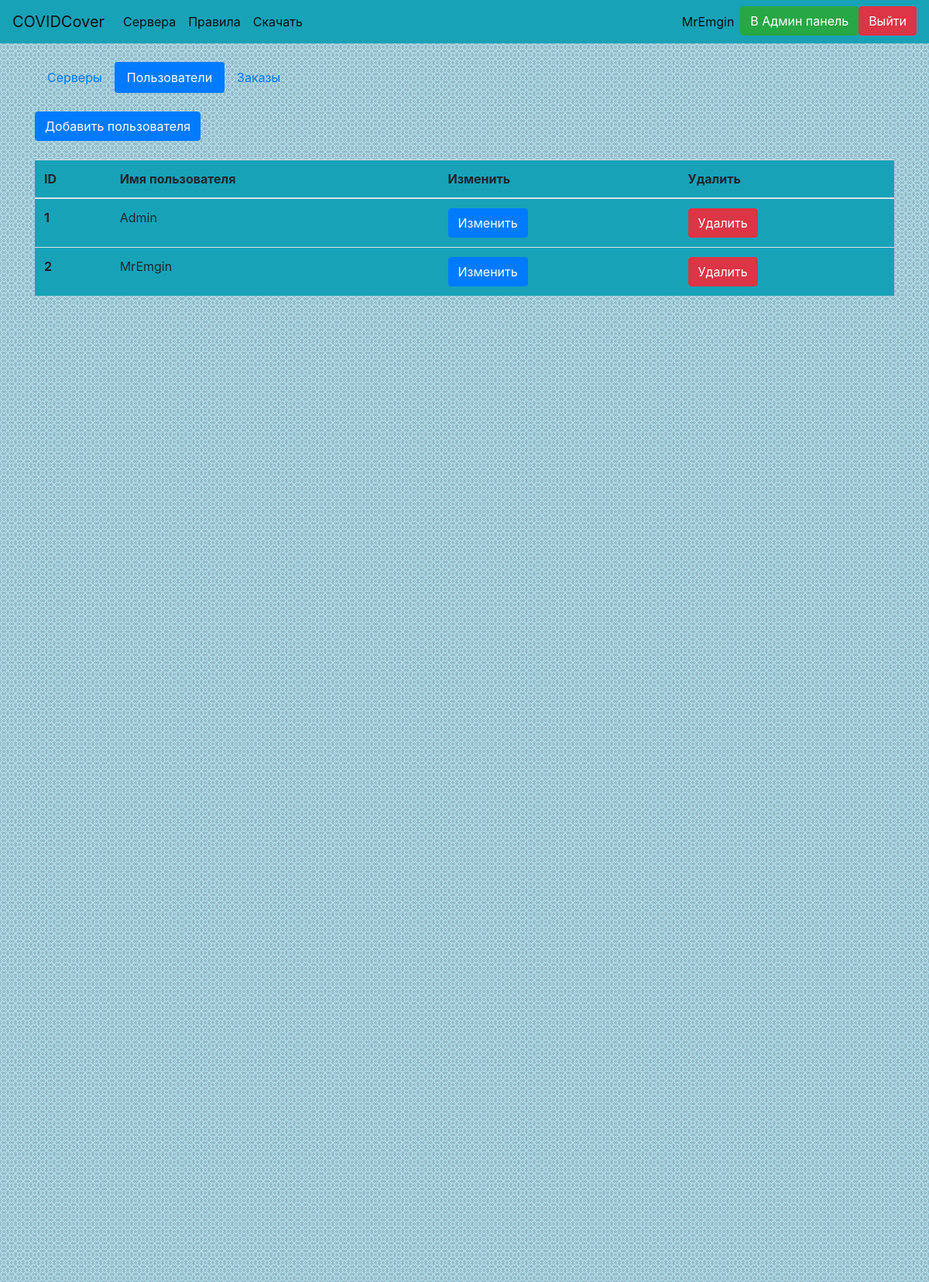
The app's page /admin/users (signed in), older data.
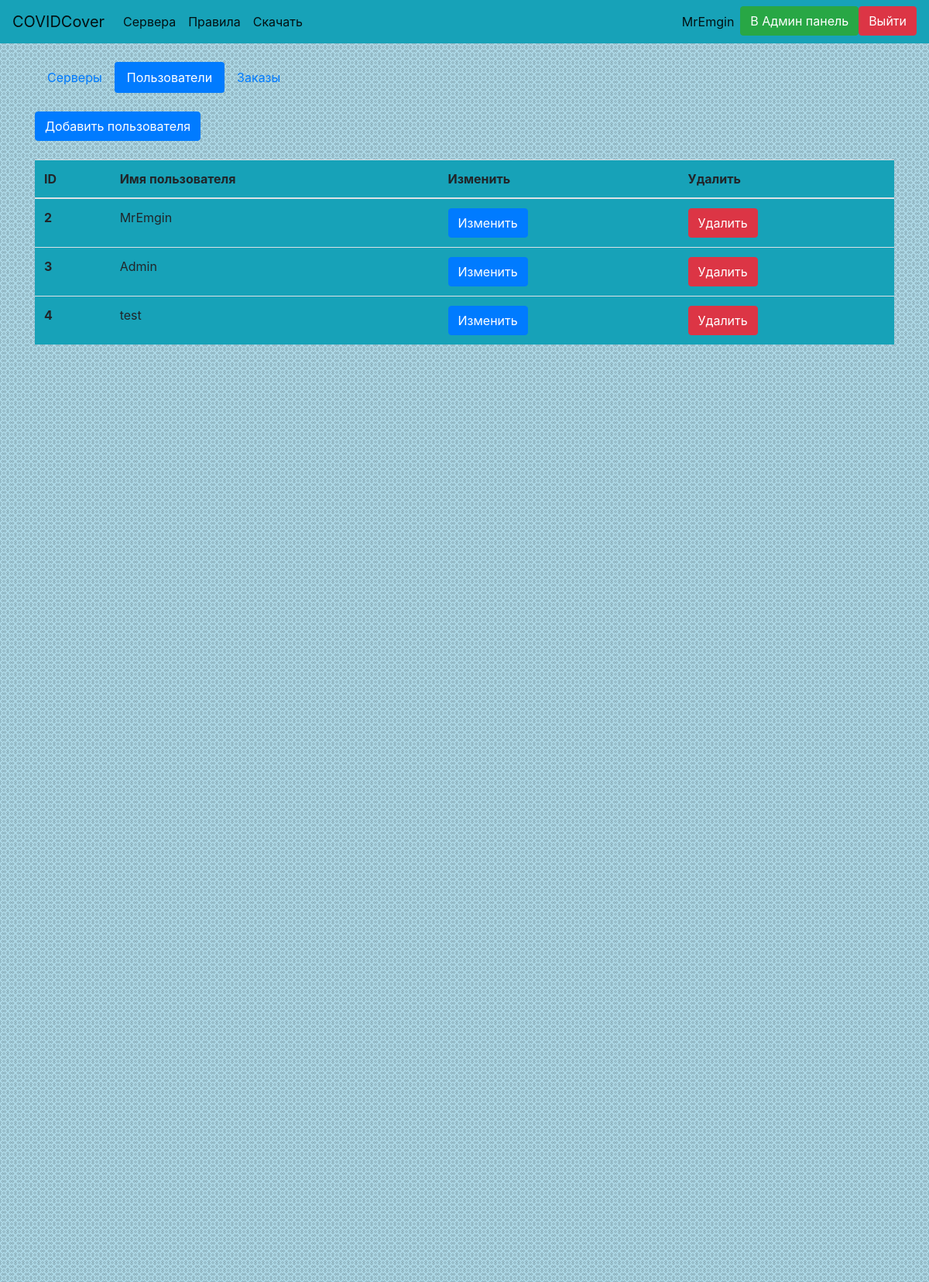
The same page, newer data.
### website/data/user.py (models this page shows, shortened)
class User(SqlAlchemyBase, UserMixin, SerializerMixin):
    __tablename__ = 'users'
    id = Column(Integer, primary_key=True, autoincrement=True, unique=True)
    email = Column(String, unique=True)
    username = Column(String, unique=True)
    hashed_password = Column(String, unique=False)
    token = Column(String, default=lambda: str(uuid4()), unique=True)
    privilege = Column(Integer, ForeignKey('privileges.id'), default=2, unique=False)
    order = relation('Order', back_populates='user')
    privilege_obj = relation('Privilege')
    score = Column(Integer, default=0, unique=False)
    role = Column(String, unique=False, nullable=True)

### website/admin_panel.py (the view)
@bp.route('/admin/users')
def admin_users():
    if not current_user.is_authenticated or not current_user.privilege_obj.admin:
        abort(404)
    session = create_session()
    users = session.query(User).all()
    return render_template('ad_users.html', title='Пользователи', users=users)

### website/data/db_session.py (called while the page is built)
def create_session():
    global __factory
    return __factory()

### website/main.py (called while the page is built)
@login_manager.user_loader
def load_user(user_id):
    session = create_session()
    return session.query(User).get(user_id)

### website/templates/ad_users.html
{% extends 'base.html'%}
{% block body %}
<ul class="nav nav-pills">
  <li class="nav-item">
    <a class="nav-link" href="/admin">Серверы</a>
  </li>
  <li class="nav-item">
    <a class="nav-link active" href="/admin/users">Пользователи</a>
  </li>
  <li class="nav-item">
    <a class="nav-link" href="/admin/orders">Заказы</a>
  </li>
</ul>
<br><a href="/admin/users/add" class="btn btn-primary">Добавить пользователя</a><br><br>
<div>
    <table class="table bg-info">
        <thead>
            <tr>
                <th scope="col">ID</th>
                <th scope="col">Имя пользователя</th>
                <th scope="col">Изменить</th>
                <th scope="col">Удалить</th>
            </tr>
        </thead>
    <tbody>
        {% for user in users %}
        <tr>
            <th scope="row">{{ user.id }}</th>
            <td>{{ user.username }}</td>
            <td>
                <a class="btn btn-primary" href="/admin/users/edit?user={{ user.token }}">Изменить</a>
            </td>
            <td>
                <a class="btn btn-danger" href="/admin/users/delete?user={{ user.token }}">Удалить</a>
            </td>
        </tr>
        {% endfor %}
    </tbody>
    </table>
</div>
{% endblock %}

### website/templates/base.html (shortened to what this page needs)
<!DOCTYPE html>
<html lang="ru">
<head>
    <link rel="stylesheet" href="https://stackpath.bootstrapcdn.com/bootstrap/4.4.1/css/bootstrap.min.css">
    <link rel="stylesheet" href="/static/css/styles.css">
</head>
<body>
    <header>
<nav class="navbar navbar-expand-lg navbar-light bg-info">
  <a class="navbar-brand" href="/">COVIDCover</a>
  <div class="collapse navbar-collapse" id="navbarSupportedContent">
    <ul class="navbar-nav mr-auto">
      <li class="nav-item active">
        <a class="nav-link" href="/monitor_servers">Сервера</a>
      </li>
<li class="nav-item active">
        <a class="nav-link" href="/rules" role="button">Правила</a>
      </li>
        <li class="nav-item active">
            <a class="nav-link" href="/static/installer.exe">Скачать</a>
        </li>
    </ul>
    <ul class="navbar-nav">
    {% if current_user.is_authenticated %}
      <li class="nav-item active">
          <a class="nav-link disabled" href="/logout">{{ current_user.username }}</a>
      </li>
        {% if current_user.privilege == 1 %}
        <li class="nav-item active">
            <a class="btn btn-success" href="/admin">В Админ панель</a>
        </li>
        {% endif %}
        <li class="nav-item active">
          <a class="btn btn-danger" href="/logout">Выйти</a>
      </li>
          {% else %}
        <li class="nav-item">
            <a class="btn btn-primary " href="/register">Зарегистрироваться</a>
            <a class="btn btn-success" href="/login">Войти</a>
        </li>
    {% endif %}
    </ul>
  </div>
</nav>
    </header>
    <div class="bg">
    <main role="main" class="container">
        <br>
        {% block body %}{% endblock %}
    </main>
    </div>
</body>
</html>

Row changes from the older to the newer data that the page shows:
removed User: id "1", username "Admin"
added User: id "3", username "Admin"
added User: id "4", username "test"
